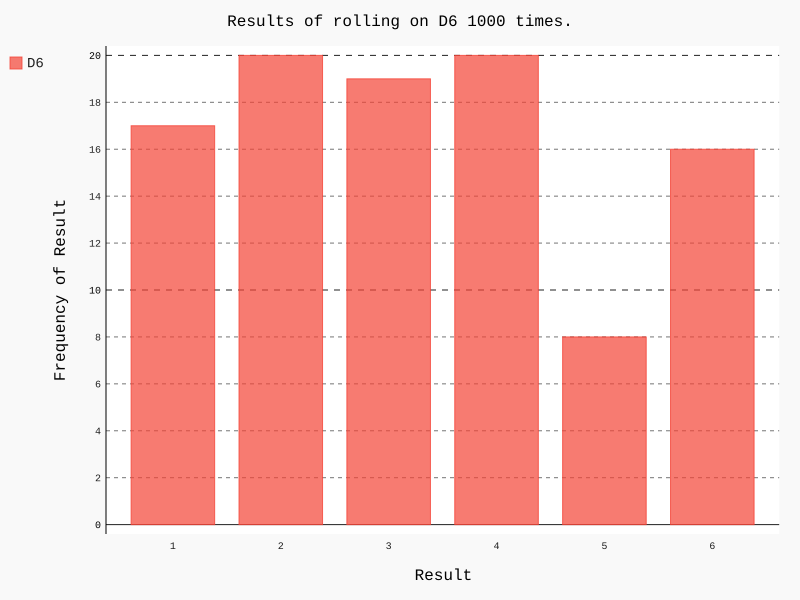

Python code for this plot:
from die import Die
import pygal

#Cria um D6
die = Die()

#Faz alguns lançamentos e armazena os resultados em uma lista
results =[die.roll() for roll_num in range(100)]

#Analisa os resultados
frequencies = [(results.count(values)) for values in range(1, die.num_sides+1)]

#Visualiza os resultados
lista = [str(item) for item in range(1, 7)]

hist = pygal.Bar()

hist.title = "Results of rolling on D6 1000 times."
hist.x_labels = lista
hist.x_title = "Result"
hist.y_title = "Frequency of Result"

hist.add('D6', frequencies)
hist.render_to_file('die_visual.svg')
